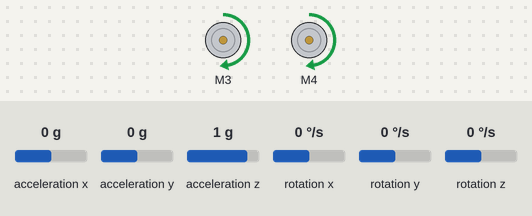
Bench run of a sketch on a simulated Arduino Uno, built with avr-gcc and run on an emulated ATmega328P. Parts: 2 × DC motor (green arrow = forward, orange = backward, longer = faster). Wiring (inferred from the names in the program): MPU-6050 motion sensor at I2C address 0x68. Inputs (shaded band) come from the test bench; at power-on: acceleration y 0 g, acceleration x 0 g, acceleration z 1 g, rotation x 0 °/s, rotation y 0 °/s, rotation z 0 °/s. What the sketch prints to the serial monitor is not drawn.

Above: at 5.9 s.
6.0 s: acceleration y set to -1.4 g
At 6.77 s:
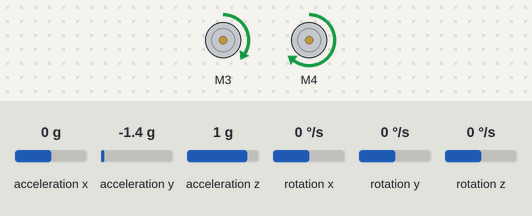
9.0 s: acceleration x set to -1.4 g
At 9.22 s:
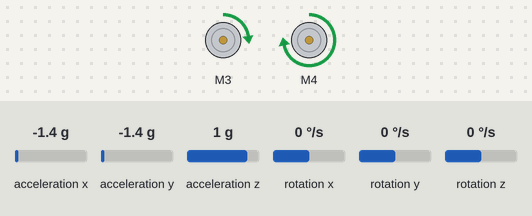
12.0 s: acceleration z set to -1.4 g
At 12.9 s:
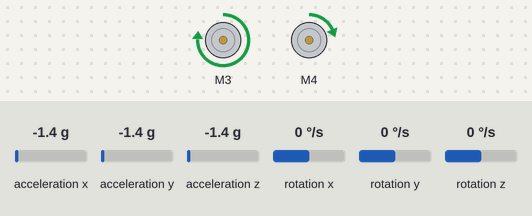
15.0 s: rotation x set to -192 °/s
At 15.98 s:
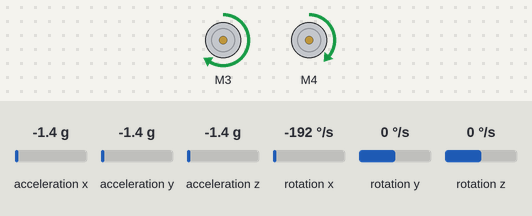
18.0 s: acceleration x set to -0.8 g
21.0 s: acceleration y set to -0.8 g
Timing chart, 0 to 28.1 s (numbered marks = the images above; inputs shaded):
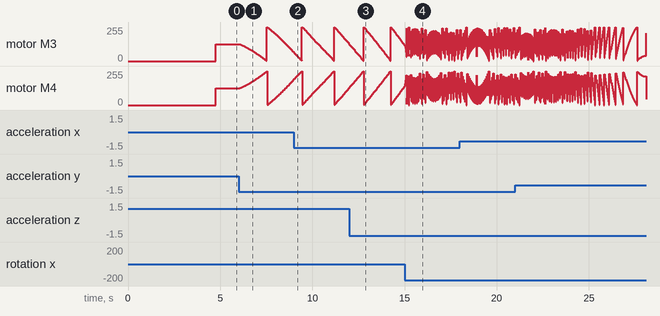

The sketch:

pid.ino
```cpp
#include<Wire.h>
#include<Servo.h>
#include<Adafruit_MotorShield.h>

Adafruit_MotorShield AFMS = Adafruit_MotorShield();

//declaring motors
Adafruit_DCMotor *UL = AFMS.getMotor(4);
Adafruit_DCMotor *UR = AFMS.getMotor(3);

//variables for PID control
float target = 0;
float error = 0;
float integral = 0;
float derivative = 0;
float last_error = 0;

//the 'k' values are the ones you need to fine tune before your program will work. Note that these are arbitrary values that you just need to experiment with one at a time.
float Kp = 11;
float Ki = 0.09;
float Kd = 10;

int mtrSpd = 127.5;

float angle = 0;

//Variables for Gyroscope
int gyro_x, gyro_y, gyro_z;
long gyro_x_cal, gyro_y_cal, gyro_z_cal;
boolean set_gyro_angles;

long acc_x, acc_y, acc_z, acc_total_vector;
float angle_roll_acc, angle_pitch_acc;

float angle_pitch, angle_roll;
int angle_pitch_buffer, angle_roll_buffer;
float angle_pitch_output, angle_roll_output;

// Setup timers and temp variables
long loop_timer;
int temp;
int state = 0;

void setup() {
Wire.begin();

//Start the motor shield
AFMS.begin();
   //Setup the registers of the MPU-6050
  setup_mpu_6050_registers();

  //Read the raw acc and gyro data from the MPU-6050 1000 times
  for (int cal_int = 0; cal_int < 1000 ; cal_int ++){
    read_mpu_6050_data();
    //Add the gyro x offset to the gyro_x_cal variable
    gyro_x_cal += gyro_x;
    //Add the gyro y offset to the gyro_y_cal variable
    gyro_y_cal += gyro_y;
    //Add the gyro z offset to the gyro_z_cal variable
    gyro_z_cal += gyro_z;
    //Delay 3us to have 250Hz for-loop
    delay(3);
}
 // Divide all results by 1000 to get average offset
  gyro_x_cal /= 1000;
  gyro_y_cal /= 1000;
  gyro_z_cal /= 1000;

  // Start Serial Monitor
  Serial.begin(9600);

  // Init Timer
  loop_timer = micros();
}

void loop() {
 // Get data from MPU-6050
  read_mpu_6050_data();

  //Subtract the offset values from the raw gyro values
  gyro_x -= gyro_x_cal;
  gyro_y -= gyro_y_cal;
  gyro_z -= gyro_z_cal;

  //Gyro angle calculations . Note 0.0000611 = 1 / (250Hz x 65.5)

  //Calculate the traveled pitch angle and add this to the angle_pitch variable
  angle_pitch += gyro_x * 0.0000611;
  //Calculate the traveled roll angle and add this to the angle_roll variable
  //0.000001066 = 0.0000611 * (3.142(PI) / 180degr) The Arduino sin function is in radians
  angle_roll += gyro_y * 0.0000611;

  //If the IMU has yawed transfer the roll angle to the pitch angle
  angle_pitch += angle_roll * sin(gyro_z * 0.000001066);
  //If the IMU has yawed transfer the pitch angle to the roll angle
  angle_roll -= angle_pitch * sin(gyro_z * 0.000001066);

  //Accelerometer angle calculations

  //Calculate the total accelerometer vector
  acc_total_vector = sqrt((acc_x*acc_x)+(acc_y*acc_y)+(acc_z*acc_z));

  //57.296 = 1 / (3.142 / 180) The Arduino asin function is in radians
  //Calculate the pitch angle
  angle_pitch_acc = asin((float)acc_y/acc_total_vector)* 57.296;
  //Calculate the roll angle
  angle_roll_acc = asin((float)acc_x/acc_total_vector)* -57.296;

  //Accelerometer calibration value for pitch
  angle_pitch_acc -= 0.0;
  //Accelerometer calibration value for roll
  angle_roll_acc -= 0.0;

  if(set_gyro_angles){

  //If the IMU has been running
  //Correct the drift of the gyro pitch angle with the accelerometer pitch angle
    angle_pitch = angle_pitch * 0.9996 + angle_pitch_acc * 0.0004;
    //Correct the drift of the gyro roll angle with the accelerometer roll angle
    angle_roll = angle_roll * 0.9996 + angle_roll_acc * 0.0004;
  }
  else{
    //IMU has just started
    //Set the gyro pitch angle equal to the accelerometer pitch angle
    angle_pitch = angle_pitch_acc;
    //Set the gyro roll angle equal to the accelerometer roll angle
    angle_roll = angle_roll_acc;
    //Set the IMU started flag
    set_gyro_angles = true;
  }

  //To dampen the pitch and roll angles a complementary filter is used
  //Take 90% of the output pitch value and add 10% of the raw pitch value
  angle_pitch_output = angle_pitch_output * 0.9 + angle_pitch * 0.1;
  //Take 90% of the output roll value and add 10% of the raw roll value
  angle_roll_output = angle_roll_output * 0.9 + angle_roll * 0.1;
  //Wait until the loop_timer reaches 4000us (250Hz) before starting the next loop
  //-----------------done with mpu6050 calibration--------------------------------------//
error = target - angle_pitch_output;// proportional
integral = integral + error; //integral
derivative = error - last_error; //derivative

angle = (error * Kp) + (integral * Ki) + (derivative * Kd);
Serial.println(angle_pitch_output);
//using the pid control outputs
//setting the deafault speed of the motors
UR->setSpeed(mtrSpd);
 UL->setSpeed(mtrSpd);
 UR->run(FORWARD);
 UL->run(FORWARD);


 //setting the steering command if it is veering to the right
 if(angle_pitch_output > 0){
 UL->setSpeed(mtrSpd-abs(angle));
 UR->setSpeed(mtrSpd+abs(angle));
 UR->run(FORWARD);
 UL->run(FORWARD);


 }

 else if(angle_pitch_output < 0){ //setting the steering command if it is veering to the left
  UL->setSpeed(mtrSpd+abs(angle));
 UR->setSpeed(mtrSpd-abs(angle));
 UR->run(FORWARD);
 UL->run(FORWARD);
 }
error = last_error;
}
void setup_mpu_6050_registers(){

  //Activate the MPU-6050

  //Start communicating with the MPU-6050
  Wire.beginTransmission(0x68);
  //Send the requested starting register
  Wire.write(0x6B);
  //Set the requested starting register
  Wire.write(0x00);
  //End the transmission
  Wire.endTransmission();

  //Configure the accelerometer (+/-8g)

  //Start communicating with the MPU-6050
  Wire.beginTransmission(0x68);
  //Send the requested starting register
  Wire.write(0x1C);
  //Set the requested starting register
  Wire.write(0x10);
  //End the transmission
  Wire.endTransmission();

  //Configure the gyro (500dps full scale)

  //Start communicating with the MPU-6050
  Wire.beginTransmission(0x68);
  //Send the requested starting register
  Wire.write(0x1B);
  //Set the requested starting register
  Wire.write(0x08);
  //End the transmission
  Wire.endTransmission();

}


void read_mpu_6050_data(){

  //Read the raw gyro and accelerometer data

  //Start communicating with the MPU-6050
  Wire.beginTransmission(0x68);
  //Send the requested starting register
  Wire.write(0x3B);
  //End the transmission
  Wire.endTransmission();
  //Request 14 bytes from the MPU-6050
  Wire.requestFrom(0x68,14);
  //Wait until all the bytes are received
  while(Wire.available() < 14);

  //Following statements left shift 8 bits, then bitwise OR.
  //Turns two 8-bit values into one 16-bit value
  acc_x = Wire.read()<<8|Wire.read();
  acc_y = Wire.read()<<8|Wire.read();
  acc_z = Wire.read()<<8|Wire.read();
  temp = Wire.read()<<8|Wire.read();
  gyro_x = Wire.read()<<8|Wire.read();
  gyro_y = Wire.read()<<8|Wire.read();
  gyro_z = Wire.read()<<8|Wire.read();

}
```
